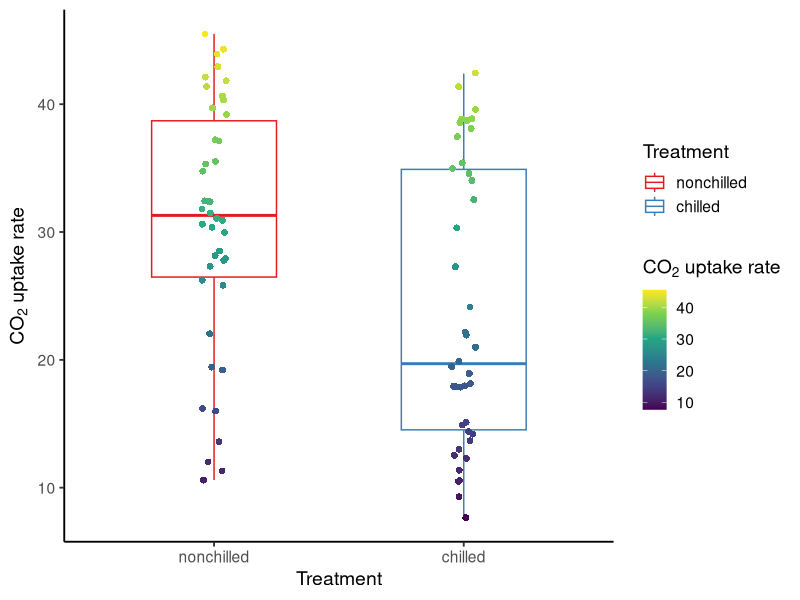
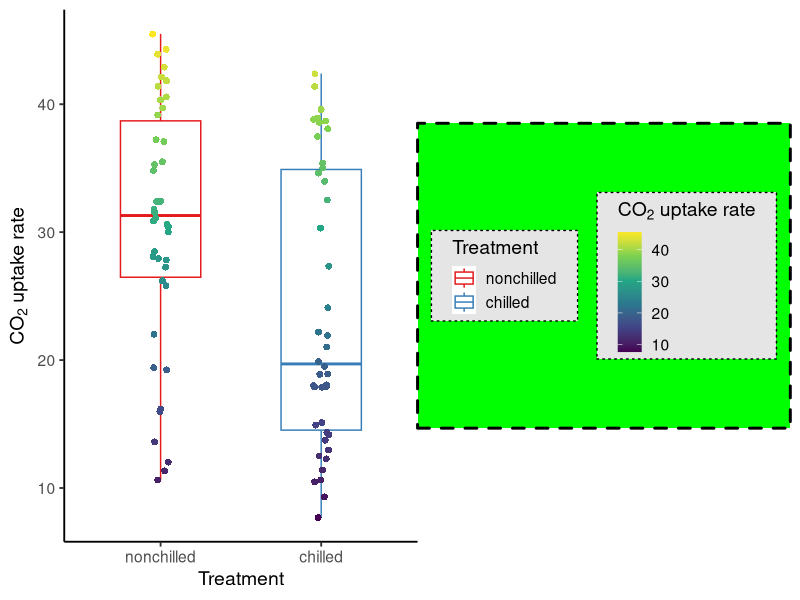
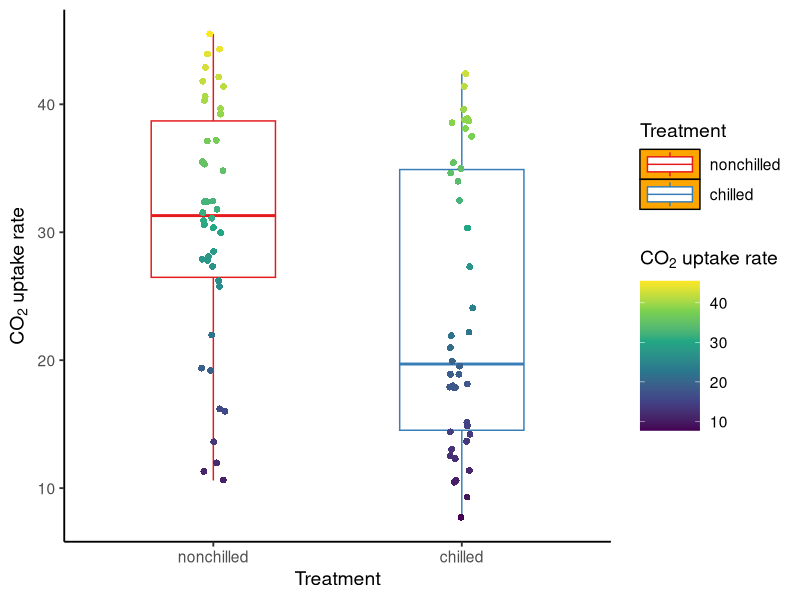
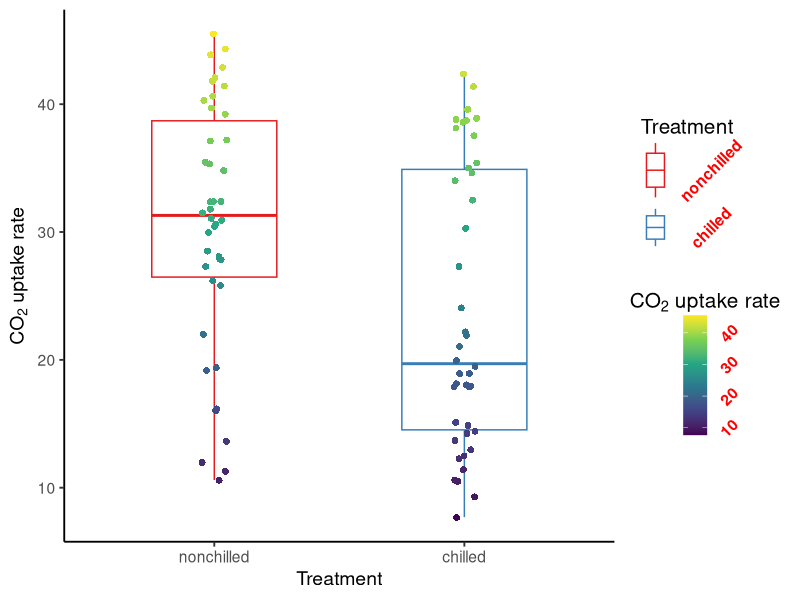
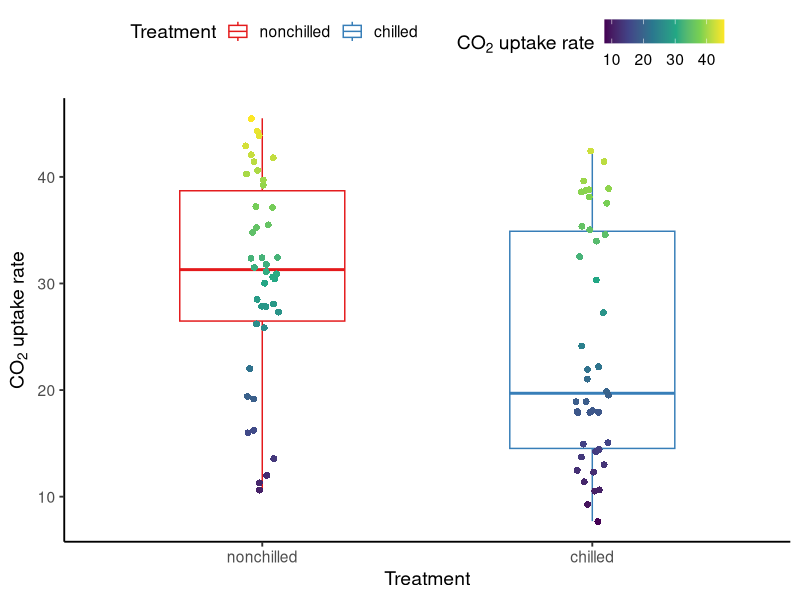

Write R code to recreate these figures, in order.
## ---- chunk 1
knitr::opts_chunk$set(message = F, 
                      error = F, 
                      warning = F,
                      fig.align = "center")

## ---- chunk 2
library(tidyverse)

P <- ggplot(data = CO2) + 
  geom_boxplot(aes(x = Treatment, y = uptake, color = Treatment), width = 0.5) + 
  geom_point(aes(x = Treatment, y = uptake, fill = uptake), position = position_jitter(width = 0.05), shape = 21, size = 2, color = "transparent") + 
  labs(x = "Treatment", y = expression(paste(CO[2], " uptake rate"))) + 
  theme_classic(base_size = 14) + 
  scale_color_brewer(palette = "Set1") + 
  scale_fill_viridis_c(name = expression(paste(CO[2], " uptake rate")))

P
## ---- chunk 3
P + theme(# the appearance of entire legend area
          legend.box.background = element_rect(fill = "green1",
                                               color = "black",
                                               size = 1,
                                               linetype = "dashed"),
          
          # the margin of entire legend area
          legend.box.margin = margin(t = 50, r = 10, b = 50, l = 10),
          
          # the appearance of individual legend boxes
          legend.background = element_rect(fill = "grey90",
                                           color = "black",
                                           size = 0.5,
                                           linetype = "dotted"),
          
          # the margin of individual legend boxes
          legend.margin = margin(t = 5, r = 15, b = 5, l = 15),
          
          # the arrangement of the legends
          legend.box = "horizontal",
          legend.box.just = "right",
          
          # the spacing between panel area and legend area
          legend.box.spacing = unit(0, "inch"))

## ---- chunk 4
P + theme(# the appearance of legend keys
          legend.key = element_rect(fill = "orange",
                                    color = "black",
                                    size = 0.5,
                                    linetype = "solid"),
          
          # the height of legend keys
          legend.key.height = unit(0.3, "inch"),
          
          # the width of legend keys
          legend.key.width = unit(0.6, "inch"))

## ---- chunk 5
P + theme(# the appearance of legend title
          legend.title = element_text(size = 15,
                                      margin = margin(l = -10)),
          
          # the alignment of legend title
          legend.title.align = 0.5,
          
          # the appearance of legend labels
          legend.text = element_text(color = "red", 
                                     face = "bold",
                                     angle = 45),
          
          # the alignment of legend labels
          legend.text.align = 0.5,
          
          # the spacing between legend keys and labels
          legend.spacing.x = unit(0.5, "inch"),
          
          # the spacing between legend title and keys/labels
          legend.spacing.y = unit(0.2, "inch"))

## ---- chunk 6
P + theme(# the position of legend area
          legend.position = "top",  # can pass a vector c(x, y) as well
          
          # the direction of legend items
          legend.direction = "horizontal")

## ---- chunk 7
library(knitr)
library(kableExtra)

Sum_table <- data.frame(
  "x" = c("General appearance of legends",
          "Arrangement/layout of legends",
          "Scales (e.g., range) of legends",
          "Text of legend title/labels",
          "Order of legend keys",
          "Override default legend keys",
          "Effect"),
  "guides()" = c("X",
                 "X",
                 "",
                 "",
                 "",
                 "X",
                 "Local"),
  "scale_XX functions" = c("",
                           "",
                           "X",
                           "X",
                           "X",
                           "",
                           "Local"),
  "theme()" = c("X",
                "X",
                "",
                "",
                "",
                "",
                "Global")) %>%
  `colnames<-`(c("", 
                 "guides()", 
                 "scale_XX functions",
                 "theme()"))

kable(Sum_table, align = "ccc") %>%  
  kable_paper(full_width = T, 
              html_font = "Arial",
              font_size = 35) %>%
  row_spec(0, bold = T, color = "black") %>%
  column_spec(1, italic = T)
